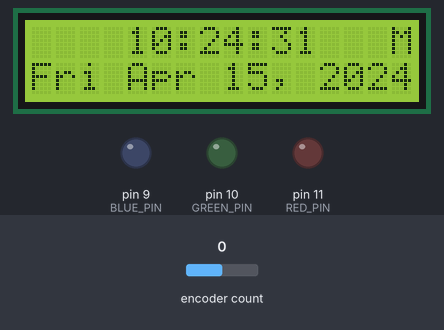
This sketch was run on a simulated Arduino Uno, built with avr-gcc and run on an emulated ATmega328P. Shown: 16×2 character LCD, output pins drawn as LEDs (lit = HIGH). Inputs (shaded band) come from the test bench; at power-on: encoder count 0. The local clock reads 2024-03-15 10:24:30 at power-on unless the sketch sets it.

Above: at 1.2 s.
1.3 s: encoder count set to 1
At 2.7 s:
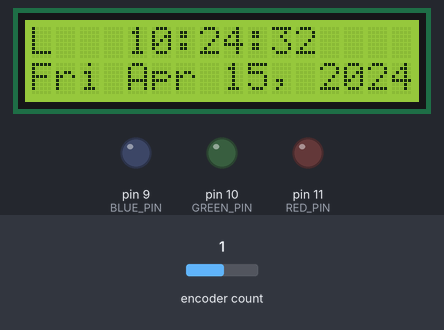
4.3 s: encoder count set to 2
At 5.7 s:
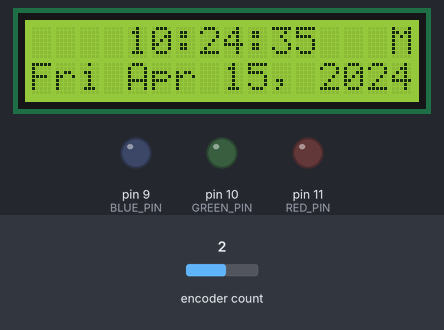
5.8 s: encoder count set to 3
At 10.4 s:
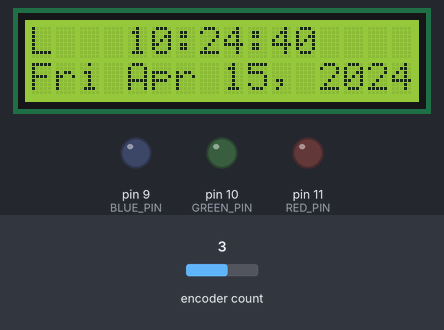
Timing chart, 0 to 11.9 s (numbered marks = the images above; inputs shaded):
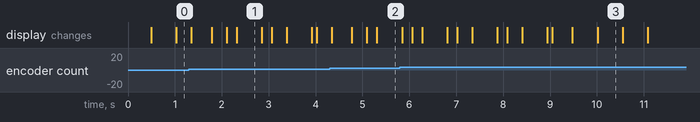

The sketch:

timeTest.ino
```cpp
#include <Encoder.h>
#include <LiquidCrystal.h>
#include "RTClib.h"
#include <Wire.h>

#define BLUE_PIN 9
#define GREEN_PIN 10
#define RED_PIN 11

#define FLASH_LEN 5 //in tenths of a second
boolean flashState = false; //state (on/off) of flashing letter
int flashCounter = 0; //counts up ticks and then changes flash state
int clkIndex = 0; //index of which letter is flashing
                    //R = 0; G = 1; B = 2; M = 3
#define L 0
#define M 1

boolean idle = false;
unsigned long currentMillis = 0;
unsigned long previousMillis = 0;
#define IDLE_TIME 5000 //milliseconds of inactivity it takes to stop blinking letter

#define CLK_INDEX_LEN 2
long oldPosition = 0;
long newPosition = 0;
long realPosition= 0;

RTC_DS1307 rtc;
Encoder enc(2, 3);
LiquidCrystal lcd(1, 4, 5, 6, 7, 8);

void displayTime(DateTime *now, int row, int col){

  //account for the hour only being one digit
  if(now->hour() < 10){
    lcd.setCursor(col + 1, row);
  }else{
    lcd.setCursor(col, row);
  }
  lcd.print(now->hour()); lcd.print(":");

  //account for the minute being only 1 digit
  if(now->minute() < 10){
    lcd.print("0");
  }
  lcd.print(now->minute()); lcd.print(":");

  //account for the seconds only being one digit
  if(now->second() < 10){
    lcd.print("0");
  }
  lcd.print(now->second());

}
void setup(){

//LCD setup
  //set up the LCD's col and rows
  lcd.begin(16, 2);

//rtc setup
  Wire.begin();
  rtc.begin();

  if(!rtc.isrunning()){
    //print message to LCD
    lcd.print("RTC NOT Running");
    //sets rtc to date and time of sketch compile
    rtc.adjust(DateTime(__DATE__, __TIME__));
  }
  pinMode(BLUE_PIN, OUTPUT);
  pinMode(GREEN_PIN, OUTPUT);
  pinMode(RED_PIN, OUTPUT);
}

DateTime now;
void loop(){
  //check if idle
  currentMillis = millis();
  if(currentMillis - previousMillis > IDLE_TIME){
    idle = true;
    flashState = 1; //change to one so all letters are present
    previousMillis = currentMillis;
  }
  //update encoder
  realPosition = enc.read();
  newPosition = (realPosition + 1) / 4;  //calculate each increment based on
                                         //the position. Add 1 so that division
                                         //by 4 puts each increment in the middle
  //update index                         //of a division and not at the beginning
  if(newPosition != oldPosition){
/*
    //wrap around index if it is out of bounds
    if(newPosition > oldPosition){
      if(clkIndex >= CLK_INDEX_LEN - 1){
        clkIndex = 0;
      }else{
        clkIndex++;
      }


    }else{
      if(clkIndex <= 0){
        clkIndex = CLK_INDEX_LEN -1;
      }else{
        clkIndex--;
      }
    }
    */
    if(idle == false)
      clkIndex = 1 - clkIndex;

    oldPosition = newPosition;
    flashState = false; //set character to be off so user knows move has happened
    flashCounter = 0;
    previousMillis = currentMillis; //updating for idle calculation
    idle = false; //the user is not idling anymore
  }

  //update state variable
  if(!idle){
    flashCounter++;
    if(flashCounter >= FLASH_LEN){
      flashCounter = 0;
      flashState = !flashState;
    }
  }

  lcd.setCursor(0, 0);
  //print characters for menu and color selection
  if(!flashState){
    if(clkIndex == 0){
      lcd.print(" ");
    }else{
      lcd.print("L");
    }
    lcd.setCursor(15, 0);
    if(clkIndex == 1){
      lcd.print(" ");
    }else{
      lcd.print("M");
    }
  }else{
    lcd.print("L");
    lcd.setCursor(15, 0);
    lcd.print("M");
  }

  //get date/time
  now = rtc.now();
  displayTime(&now, 0, 4);

  //set cursor for date display
  lcd.setCursor(0, 1);

  switch(now.dayOfWeek()){
    case 0: lcd.print("Sun"); break;
    case 1: lcd.print("Mon"); break;
    case 2: lcd.print("Tue"); break;
    case 3: lcd.print("Wed"); break;
    case 4: lcd.print("Thu"); break;
    case 5: lcd.print("Fri"); break;
    case 6: lcd.print("Sat"); break;
  }
  lcd.print(" ");

  switch(now.month()){
    case 0: lcd.print("Jan"); break;
    case 1: lcd.print("Feb"); break;
    case 2: lcd.print("Mar"); break;
    case 3: lcd.print("Apr"); break;
    case 4: lcd.print("May"); break;
    case 5: lcd.print("Jun"); break;
    case 6: lcd.print("Jul"); break;
    case 7: lcd.print("Aug"); break;
    case 8: lcd.print("Sep"); break;
    case 9: lcd.print("Oct"); break;
    case 10: lcd.print("Nov"); break;
    case 11: lcd.print("Dec"); break;
  }
  lcd.print(" ");

  if(now.day() < 10)
    lcd.print(" ");
  lcd.print(now.day());
  lcd.print(", ");

  lcd.print(now.year());

  delay(100);
}
```

Measured:
- after the input at 1.3 s, the display: first changes after 0.05 s (image 1 shows a later state)
- after the input at 4.3 s, the display: first changes after 0.05 s (image 2 shows a later state)
- after the input at 5.8 s, the display: first changes at once (image 3 shows a later state)
- what the display in image 1 shows lasts 0.5 s, from 2.3 s to 2.8 s
